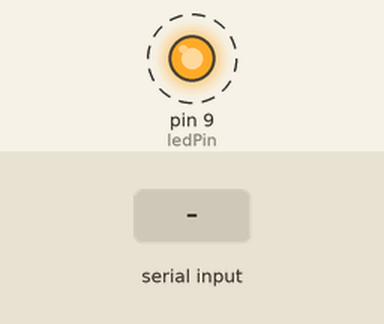
Recording of a sketch running on a simulated Arduino Uno, built with avr-gcc and run on an emulated ATmega328P. Shown: output pins drawn as LEDs (lit = HIGH). Dashed ring = blinking. The inputs (shaded band) are chosen by the test bench. EEPROM starts erased; what the sketch prints to the serial monitor is not drawn.

Above: at 1.3 s.
1.4 s: "90,45\n" received over Serial
Timing chart, 0 to 9.5 s (numbered marks = the images above; inputs shaded):
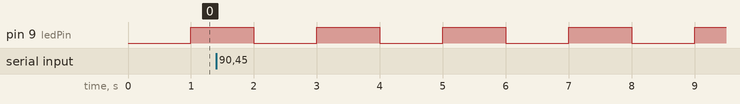

Measured:
- by itself, pin 9 (ledPin): alternates HIGH for 1.0 s and LOW for 1.0 s

The sketch:

reto2.ino
```cpp
#include <EEPROM.h>

// Dirección en la EEPROM donde guardaremos la configuración
int direccion = 0;

// Variable para guardar la opción seleccionada (0 = lenta, 1 = media, 2 = rápida)
int opcion = 0;

// Pin del LED (LED externo en pin 9)
const int ledPin = 9;

// Intervalos de parpadeo en milisegundos
const unsigned long velocidades[] = {1000, 500, 200}; // lenta, media, rápida

// Variables para el parpadeo
unsigned long previoMillis = 0;
bool ledEstado = LOW;

void setup() {
  Serial.begin(9600);
  pinMode(ledPin, OUTPUT);

  // Leer configuración almacenada en EEPROM
  EEPROM.get(direccion, opcion);

  // Validar que la opción leída sea válida (0, 1 o 2). Si no, resetear a 0.
  if (opcion < 0 || opcion > 2) {
    opcion = 0;
  }

  Serial.println("=== MENU DE CONFIGURACION ===");
  Serial.println("0: Velocidad lenta (1s)");
  Serial.println("1: Velocidad media (0.5s)");
  Serial.println("2: Velocidad rapida (0.2s)");
  Serial.println("Ingrese su opcion (0-2):");

  Serial.print("Configuracion actual: ");
  Serial.println(opcion);
}

void loop() {
  // --- Verificar si hay datos en el puerto serie ---
  if (Serial.available() > 0) {
    char entrada = Serial.read();
    if (entrada >= '0' && entrada <= '2') {
      opcion = entrada - '0';  // Convertir char a número (0-2)

      // Guardar en EEPROM
      EEPROM.put(direccion, opcion);

      Serial.print("Nueva configuracion guardada: ");
      Serial.println(opcion);
    }
  }

  // --- Lógica de parpadeo usando la configuración ---
  unsigned long intervalo = velocidades[opcion];
  unsigned long actualMillis = millis();

  if (actualMillis - previoMillis >= intervalo) {
    previoMillis = actualMillis;
    ledEstado = !ledEstado;
    digitalWrite(ledPin, ledEstado);
  }
}
```
